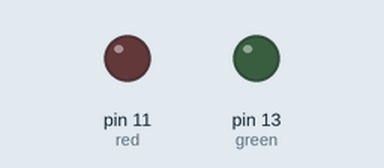
This program was run on a simulated Raspberry Pi (header pin numbers). Shown: output pins drawn as LEDs (lit = HIGH).

Above: at 0.1 s.
At 37.1 s:
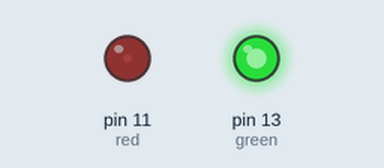
Timing chart, 0 to 38.6 s (numbered marks = the images above):
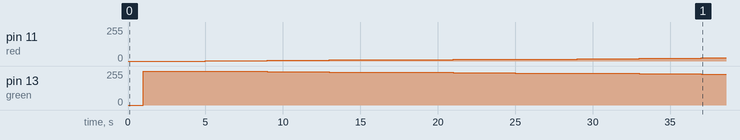

The program:

ledfade.py
```python
import RPi.GPIO as GPIO
import time

GPIO.setwarnings(False)

GPIO.setmode(GPIO.BOARD)

GPIO.setup(11, GPIO.OUT)
GPIO.setup(13, GPIO.OUT)

GPIO.output(11, 0)
GPIO.output(13, 0)

time.sleep(1)

red = GPIO.PWM(11, 100)
green = GPIO.PWM(13, 100)

red.start(0)
green.start(100)
for i in range(100):
    red.start(i)
    green.start(100-i)
    time.sleep(4)

for i in range(100):
    red.start(100-i)
    green.start(i)
    time.sleep(0.1)
```

Measured:
- by itself, pin 11 (red): moves from 0/255 to 23/255 over 32.0 s
- by itself, pin 13 (green): 0/255 → 255/255 at 1.0 s, → 252/255 4.0 s later, → 250/255 4.0 s later, → 247/255 4.0 s later, … (10 changes in this stretch)
